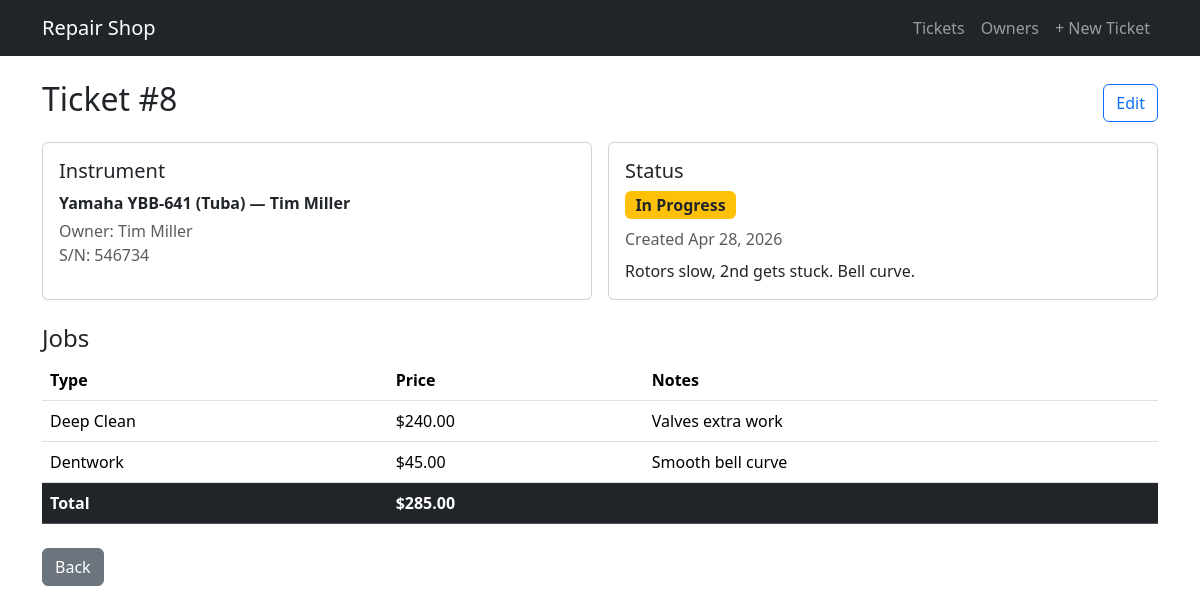
The app's page /tickets/8/ with its own data.
### repairs/models.py (models this page shows, shortened)
class Ticket(models.Model):
    STATUS_CHOICES = [
        ('open', 'Open'),
        ('in_progress', 'In Progress'),
        ('complete', 'Complete'),
        ('picked_up', 'Picked Up'),
    ]
    instrument = models.ForeignKey(Instrument, on_delete=models.CASCADE, related_name='tickets')
    status = models.CharField(max_length=20, choices=STATUS_CHOICES, default='open')
    created_at = models.DateTimeField(auto_now_add=True)
    notes = models.TextField(blank=True)
    def total(self):
        return sum(j.price for j in self.jobs.all() if j.price is not None)

class Instrument(models.Model):
    owner = models.ForeignKey(Owner, on_delete=models.CASCADE, related_name='instruments')
    instrument_type = models.CharField(max_length=100)
    make = models.CharField(max_length=100, blank=True)
    model = models.CharField(max_length=100, blank=True)
    serial_number = models.CharField(max_length=100, blank=True)
    def __str__(self):
        return f"{self.make} {self.model} ({self.instrument_type}) — {self.owner}"

class Owner(models.Model):
    name = models.CharField(max_length=200)
    phone = models.CharField(max_length=20, blank=True)
    email = models.EmailField(blank=True)
    def __str__(self):
        return self.name

class Job(models.Model):
    ticket = models.ForeignKey(Ticket, on_delete=models.CASCADE, related_name='jobs')
    job_type = models.ForeignKey(JobType, on_delete=models.PROTECT, related_name='jobs')
    price = models.DecimalField(max_digits=8, decimal_places=2, null=True, blank=True)
    notes = models.TextField(blank=True)

class JobType(models.Model):
    name = models.CharField(max_length=200)
    description = models.TextField(blank=True)
    default_price = models.DecimalField(max_digits=8, decimal_places=2, null=True, blank=True)
    def __str__(self):
        return self.name

### repairs/views.py (the view)
# urls.py: path('tickets/<int:pk>/', views.ticket_detail, name='ticket_detail'),
def ticket_detail(request, pk):
    ticket = get_object_or_404(Ticket.objects.select_related('instrument__owner'), pk=pk)
    jobs = ticket.jobs.select_related('job_type')
    return render(request, 'repairs/ticket_detail.html', {'ticket': ticket, 'jobs': jobs})

### repairs/templates/repairs/ticket_detail.html (shortened to what this page needs)
{% extends "repairs/base.html" %}
{% block content %}
<div class="d-flex justify-content-between align-items-center mb-3">
  <h2>Ticket #{{ ticket.pk }}</h2>
  <a href="{% url 'ticket_edit' ticket.pk %}" class="btn btn-outline-primary">Edit</a>
</div>
<div class="row g-3 mb-4">
  <div class="col-md-6">
    <div class="card h-100">
      <div class="card-body">
        <h5 class="card-title">Instrument</h5>
        <p class="mb-1"><strong>{{ ticket.instrument }}</strong></p>
        <p class="mb-0 text-muted">Owner: {{ ticket.instrument.owner }}</p>
        {% if ticket.instrument.serial_number %}
        <p class="mb-0 text-muted">S/N: {{ ticket.instrument.serial_number }}</p>
        {% endif %}
      </div>
    </div>
  </div>
  <div class="col-md-6">
    <div class="card h-100">
      <div class="card-body">
        <h5 class="card-title">Status</h5>
        <span class="badge fs-6
          {% if ticket.status == 'open' %}bg-secondary
          {% elif ticket.status == 'in_progress' %}bg-warning text-dark
          {% elif ticket.status == 'complete' %}bg-success
          {% else %}bg-primary{% endif %}">
          {{ ticket.get_status_display }}
        </span>
        <p class="mt-2 mb-0 text-muted">Created {{ ticket.created_at|date:"M d, Y" }}</p>
        {% if ticket.notes %}
        <p class="mt-2 mb-0">{{ ticket.notes }}</p>
        {% endif %}
      </div>
    </div>
  </div>
</div>
<h4>Jobs</h4>
<table class="table">
  <thead>
    <tr><th>Type</th><th>Price</th><th>Notes</th></tr>
  </thead>
  <tbody>
    {% for job in jobs %}
    <tr>
      <td>{{ job.job_type }}</td>
      <td>{% if job.price %}${{ job.price }}{% else %}—{% endif %}</td>
      <td>{{ job.notes }}</td>
    </tr>
    {% empty %}
    <tr><td colspan="3" class="text-muted">No jobs added yet.</td></tr>
    {% endfor %}
  </tbody>
  {% if ticket.total %}
  <tfoot>
    <tr class="table-dark">
      <td><strong>Total</strong></td>
      <td><strong>${{ ticket.total }}</strong></td>
      <td></td>
    </tr>
  </tfoot>
  {% endif %}
</table>
<a href="{% url 'dashboard' %}" class="btn btn-secondary mt-2">Back</a>
{% endblock %}

### records on screen
Ticket: pk "8", instrument "Yamaha YBB-641 (Tuba) — Tim Miller", instrument.owner "Tim Miller", instrument.serial_number "546734", status "In Progress", created_at "Apr 28, 2026", notes "Rotors slow, 2nd gets stuck. Bell curve.", total "285.00"
Job: job_type "Deep Clean", price "240.00", notes "Valves extra work"
Job: job_type "Dentwork", price "45.00", notes "Smooth bell curve"
